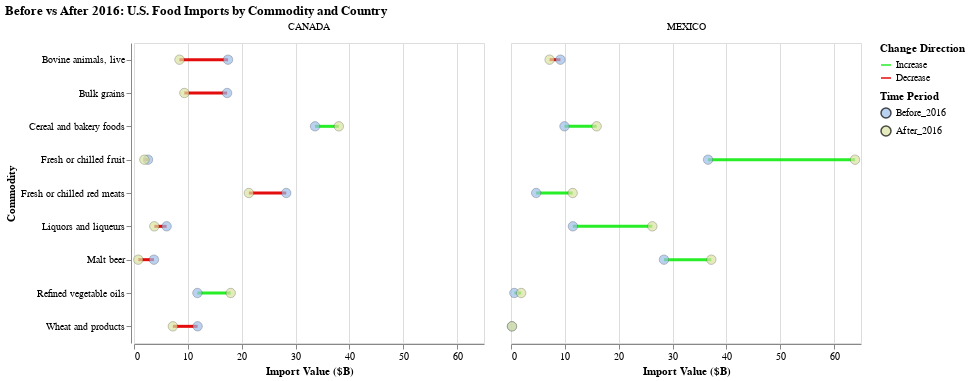

The notebook cell this image was saved under:
### Code cell
base = (
    alt.Chart(df_shift_selected)
    .transform_fold(
        ["Before_2016", "After_2016"], as_=["Period", "Value"]
    )
    .encode(
        alt.X("Value:Q").title("Import Value ($B)"),
        alt.Y("Commodity:N").title("Commodity")
    )
    .properties(width=350, height=300)
)

line = (
    base.mark_line(strokeWidth=3)
    .encode(
        detail=["Commodity:N", "Country:N"],
        stroke=alt.Stroke(  # Use stroke for lines
            "Direction:N",
            scale=alt.Scale(
                domain=["Increase", "Decrease"],
                range=["#08ec08df", "#e40d0d"]
            ),
            legend=alt.Legend(title="Change Direction")
        ),
        color=alt.value(None)  # Remove color encoding
    )
)

point = (
    base.mark_point(filled=True, size=90, stroke="black", strokeWidth=0.3)
    .encode(
        fill=alt.Fill(
            "Period:N",
            scale=alt.Scale(
                domain=["Before_2016", "After_2016"],
                range=["#9dbee8", "#dae39f"]
            ),
            legend=alt.Legend(title="Time Period")
        ),
        color=alt.value(None)
    )
)

chart_final = (
    (line + point)
    .facet(column=alt.Column("Country:N", title=None))
    .properties(
        title="Before vs After 2016: U.S. Food Imports by Commodity and Country"
    )
)
chart_final

### Figure 1 — Vega-Lite specification as saved in the notebook (floating-point values rounded to 4 significant figures)
{"config": {"view": {"continuousWidth": 300, "continuousHeight": 300}}, "data": {"name": "data-11475d9e26e97338ee7d3ca8806fc581"}, "facet": {"column": {"field": "Country", "title": null, "type": "nominal"}}, "spec": {"layer": [{"mark": {"type": "line", "strokeWidth": 3}, "encoding": {"color": {"value": null}, "detail": [{"field": "Commodity", "type": "nominal"}, {"field": "Country", "type": "nominal"}], "stroke": {"field": "Direction", "legend": {"title": "Change Direction"}, "scale": {"domain": ["Increase", "Decrease"], "range": ["#08ec08df", "#e40d0d"]}, "type": "nominal"}, "x": {"field": "Value", "title": "Import Value ($B)", "type": "quantitative"}, "y": {"field": "Commodity", "title": "Commodity", "type": "nominal"}}, "transform": [{"fold": ["Before_2016", "After_2016"], "as": ["Period", "Value"]}]}, {"mark": {"type": "point", "filled": true, "size": 90, "stroke": "black", "strokeWidth": 0.3}, "encoding": {"color": {"value": null}, "fill": {"field": "Period", "legend": {"title": "Time Period"}, "scale": {"domain": ["Before_2016", "After_2016"], "range": ["#9dbee8", "#dae39f"]}, "type": "nominal"}, "x": {"field": "Value", "title": "Import Value ($B)", "type": "quantitative"}, "y": {"field": "Commodity", "title": "Commodity", "type": "nominal"}}, "transform": [{"fold": ["Before_2016", "After_2016"], "as": ["Period", "Value"]}]}], "height": 300, "width": 350}, "title": "Before vs After 2016: U.S. Food Imports by Commodity and Country", "$schema": "https://vega.github.io/schema/vega-lite/v5.20.1.json", "datasets": {"data-11475d9e26e97338ee7d3ca8806fc581": [{"Country": "MEXICO", "Commodity": "Refined vegetable oils", "After_2016": 1.892, "Before_2016": 0.6172, "Change": 1.275, "Direction": "Increase"}, {"Country": "CANADA", "Commodity": "Fresh or chilled red meats", "After_2016": 21.34, "Before_2016": 28.28, "Change": -6.941, "Direction": "Decrease"}, {"Country": "CANADA", "Commodity": "Bulk grains", "After_2016": 9.35, "Before_2016": 17.29, "Change": -7.943, "Direction": "Decrease"}, {"Country": "MEXICO", "Commodity": "Wheat and products", "After_2016": 0.1936, "Before_2016": 0.1699, "Change": 0.0237, "Direction": "Increase"}, {"Country": "CANADA", "Commodity": "Liquors and liqueurs", "After_2016": 3.771, "Before_2016": 6.06, "Change": -2.289, "Direction": "Decrease"}, {"Country": "MEXICO", "Commodity": "Liquors and liqueurs", "After_2016": 26.25, "Before_2016": 11.49, "Change": 14.75, "Direction": "Increase"}, {"Country": "CANADA", "Commodity": "Wheat and products", "After_2016": 7.213, "Before_2016": 11.81, "Change": -4.6, "Direction": "Decrease"}, {"Country": "CANADA", "Commodity": "Cereal and bakery foods", "After_2016": 38.04, "Before_2016": 33.62, "Change": 4.416, "Direction": "Increase"}, {"Country": "MEXICO", "Commodity": "Malt beer", "After_2016": 37.2, "Before_2016": 28.41, "Change": 8.792, "Direction": "Increase"}, {"Country": "MEXICO", "Commodity": "Cereal and bakery foods", "After_2016": 15.91, "Before_2016": 9.933, "Change": 5.974, "Direction": "Increase"}, {"Country": "CANADA", "Commodity": "Refined vegetable oils", "After_2016": 17.96, "Before_2016": 11.77, "Change": 6.189, "Direction": "Increase"}, {"Country": "MEXICO", "Commodity": "Fresh or chilled fruit", "After_2016": 63.89, "Before_2016": 36.6, "Change": 27.29, "Direction": "Increase"}, {"Country": "CANADA", "Commodity": "Malt beer", "After_2016": 0.7959, "Before_2016": 3.702, "Change": -2.906, "Direction": "Decrease"}, {"Country": "CANADA", "Commodity": "Bovine animals, live", "After_2016": 8.444, "Before_2016": 17.46, "Change": -9.02, "Direction": "Decrease"}, {"Country": "MEXICO", "Commodity": "Bovine animals, live", "After_2016": 7.169, "Before_2016": 9.18, "Change": -2.011, "Direction": "Decrease"}, {"Country": "CANADA", "Commodity": "Fresh or chilled fruit", "After_2016": 1.929, "Before_2016": 2.601, "Change": -0.6723, "Direction": "Decrease"}, {"Country": "MEXICO", "Commodity": "Fresh or chilled red meats", "After_2016": 11.45, "Before_2016": 4.676, "Change": 6.777, "Direction": "Increase"}]}}
